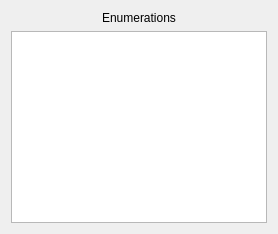
<?xml version="1.0" encoding="UTF-8"?>
<ui version="4.0">
 <class>EnumerationsPage</class>
 <widget class="QWidget" name="EnumerationsPage">
  <layout class="QVBoxLayout" name="verticalLayout">
   <item>
    <widget class="QLabel" name="enumerationsLabel">
     <property name="text">
      <string>Enumerations</string>
     </property>
     <property name="alignment">
      <set>Qt::AlignCenter</set>
     </property>
    </widget>
   </item>
   <item>
    <widget class="QListWidget" name="enumerationsList">
     <property name="alternatingRowColors">
      <bool>true</bool>
     </property>
    </widget>
   </item>
  </layout>
 </widget>
 <resources/>
 <connections/>
</ui> 
